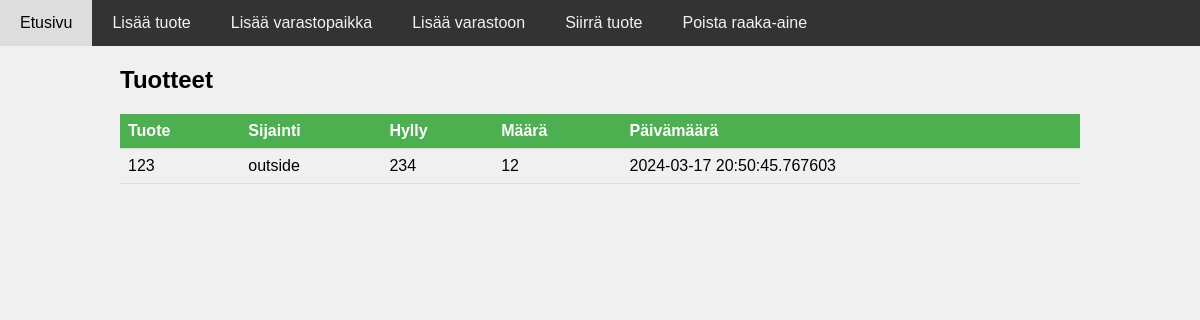
Before: / with the older database file.
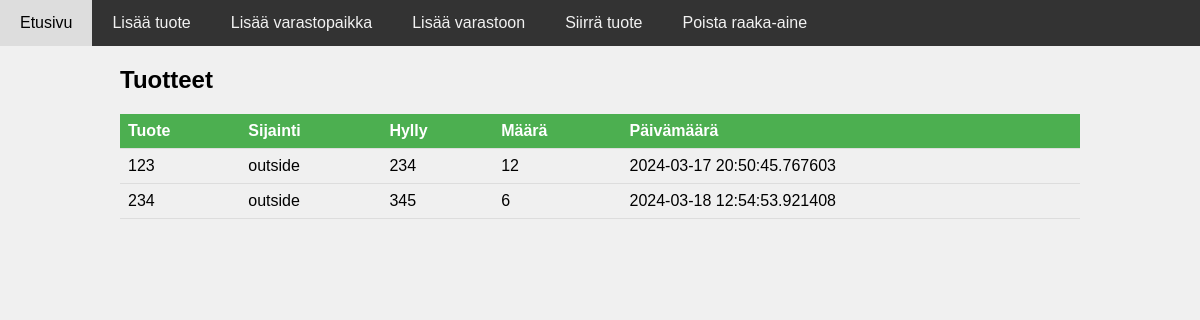
After: the same page with the newer database file.
### app/models.py (models this page shows)
class Stock(db.Model):
    id = db.Column(db.Integer, primary_key=True)
    timestamp = db.Column(db.DateTime, nullable=False, default=datetime.utcnow)
    quantity = db.Column(db.Integer, nullable=False)
    product_id = db.Column(db.Integer, db.ForeignKey('product.id'))
    location_id = db.Column(db.Integer, db.ForeignKey('location.id'))
    product = db.relationship('Product', back_populates='stocks')
    location = db.relationship('Location', back_populates='stocks')

class Product(db.Model):
    id = db.Column(db.Integer, primary_key=True)
    description = db.Column(db.String(100), nullable=False, unique=True)
    category = db.Column(db.String(20), nullable=False)
    mancode = db.Column(db.String(50), nullable=True, unique=True)
    usercode = db.Column(db.String(50), nullable=True, unique=True)
    locations = db.relationship('Location', back_populates='product')
    stocks = db.relationship('Stock', back_populates='product')

class Location(db.Model):
    id = db.Column(db.Integer, primary_key=True)
    shelf = db.Column(db.String(20), nullable=False, unique=True)
    type = db.Column(db.String(20), nullable=False)
    quantity = db.Column(db.Integer, nullable=True, default=0)
    timestamp = db.Column(db.DateTime, nullable=True, default=datetime.utcnow, onupdate=False)
    product_id = db.Column(db.Integer, db.ForeignKey('product.id'))
    product = db.relationship('Product', back_populates='locations')
    stocks = db.relationship('Stock', back_populates='location')

### app/views.py (the view)
@main.route('/')
def index():
    print(current_app)  # Tulostaa Flask-sovelluksen olion
    print(current_app.jinja_env.loader.list_templates())  # Tulostaa kaikki ladatut templaatit
    stocks = Stock.query.all()
    return render_template('index.html', stocks=stocks)

### templates/index.html
{% extends 'base.html' %}
{% block content %}
  <h2>Tuotteet</h2>
  <table class="table">
    <thead>
      <tr>
        <th>Tuote</th>
        <th>Sijainti</th>
        <th>Hylly</th>
        <th>Määrä</th>
        <th>Päivämäärä</th>
      </tr>
    </thead>
    <tbody>
      {% for stock in stocks %}
        <tr>
          <td>{{ stock.product.description }}</td>
          <td>{{ stock.location.type }}</td>
          <td>{{ stock.location.shelf }}</td>
          <td>{{ stock.quantity }}</td>
          <td>{{ stock.timestamp }}</td>
        </tr>
      {% endfor %}
    </tbody>
  </table>
{% endblock %}

### templates/base.html (shortened to what this page needs)
<!DOCTYPE html>
<html lang="fi">
<head>
    <link rel="stylesheet" href="{{ url_for('static', filename='css/style.css') }}">
</head>
<body>
<div class="navbar">
    <a href="{{ url_for('main.index') }}">Etusivu</a>
    <a href="{{ url_for('main.add_product') }}">Lisää tuote</a>
    <a href="{{ url_for('main.add_location') }}">Lisää varastopaikka</a>
    <a href="{{ url_for('main.add_stock') }}">Lisää varastoon</a>
    <a href="{{ url_for('main.transfer_product') }}">Siirrä tuote</a>
    <a href="{{ url_for('main.remove_material') }}">Poista raaka-aine</a>
</div>
<div class="container">
    {% block content %}{% endblock %}
</div>
</body>
</html>

### static/css/style.css (style rules this page uses)
body { font-family: Arial, sans-serif; background-color: #f0f0f0; margin: 0; padding: 0; }
.container { width: 80%; margin: auto; overflow: hidden; }
.navbar { background-color: #333; overflow: hidden; }
.navbar a { float: left; display: block; color: #f2f2f2; text-align: center; padding: 14px 20px; text-decoration: none; }
.table { width: 100%; border-collapse: collapse; }
.table th, .table td { padding: 8px; text-align: left; border-bottom: 1px solid #ddd; }
.table th { background-color: #4CAF50; color: white; }

Changed rows visible on the page:
added Stock: product.description "234", location.type "outside", location.shelf "345", quantity "6", timestamp "2024-03-18 12:54:53.921408"
